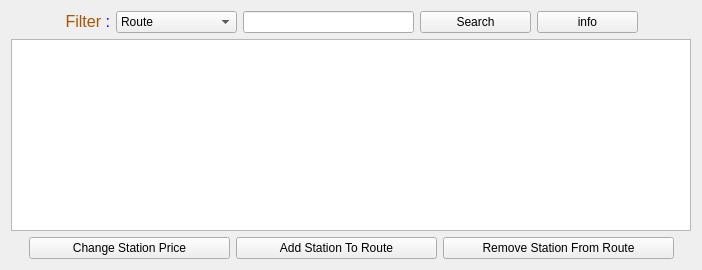
              <widget class="QWidget" name="route_stations_2">
               <attribute name="title">
                <string>Route Stations</string>
               </attribute>
               <layout class="QGridLayout" name="gridLayout_66">
                <item row="0" column="0">
                 <layout class="QGridLayout" name="gridLayout_67">
                  <item row="0" column="0">
                   <layout class="QHBoxLayout" name="horizontalLayout_52">
                    <item>
                     <spacer name="horizontalSpacer_129">
                      <property name="orientation">
                       <enum>Qt::Horizontal</enum>
                      </property>
                      <property name="sizeHint" stdset="0">
                       <size>
                        <width>18</width>
                        <height>20</height>
                       </size>
                      </property>
                     </spacer>
                    </item>
                    <item>
                     <widget class="QLabel" name="label_149">
                      <property name="minimumSize">
                       <size>
                        <width>0</width>
                        <height>21</height>
                       </size>
                      </property>
                      <property name="text">
                       <string>&lt;html&gt;&lt;head/&gt;&lt;body&gt;&lt;p align=&quot;right&quot;&gt;&lt;span style=&quot; font-size:12pt; color:#aa5500;&quot;&gt;Filter &lt;/span&gt;&lt;span style=&quot; font-size:12pt; color:#0000ff;&quot;&gt;:&lt;/span&gt;&lt;/p&gt;&lt;/body&gt;&lt;/html&gt;</string>
                      </property>
                     </widget>
                    </item>
                    <item>
                     <widget class="QComboBox" name="comboBox_28">
                      <property name="minimumSize">
                       <size>
                        <width>121</width>
                        <height>0</height>
                       </size>
                      </property>
                      <property name="maximumSize">
                       <size>
                        <width>121</width>
                        <height>16777215</height>
                       </size>
                      </property>
                      <item>
                       <property name="text">
                        <string>Route</string>
                       </property>
                      </item>
                      <item>
                       <property name="text">
                        <string>Station</string>
                       </property>
                      </item>
                      <item>
                       <property name="text">
                        <string/>
                       </property>
                      </item>
                     </widget>
                    </item>
                    <item>
                     <widget class="QLineEdit" name="lineEdit_28">
                      <property name="minimumSize">
                       <size>
                        <width>171</width>
                        <height>0</height>
                       </size>
                      </property>
                     </widget>
                    </item>
                    <item>
                     <widget class="QPushButton" name="pushButton_111">
                      <property name="minimumSize">
                       <size>
                        <width>111</width>
                        <height>0</height>
                       </size>
                      </property>
                      <property name="text">
                       <string>Search</string>
                      </property>
                      <property name="icon">
                       <iconset theme="edit-find">
                        <normaloff>../../../../../.designer/backup</normaloff>../../../../../.designer/backup</iconset>
                      </property>
                     </widget>
                    </item>
                    <item>
                     <widget class="QPushButton" name="pushButton_112">
                      <property name="minimumSize">
                       <size>
                        <width>101</width>
                        <height>0</height>
                       </size>
                      </property>
                      <property name="text">
                       <string>info</string>
                      </property>
                      <property name="icon">
                       <iconset theme="dialog-information">
                        <normaloff>../../../../../.designer/backup</normaloff>../../../../../.designer/backup</iconset>
                      </property>
                     </widget>
                    </item>
                    <item>
                     <spacer name="horizontalSpacer_130">
                      <property name="orientation">
                       <enum>Qt::Horizontal</enum>
                      </property>
                      <property name="sizeHint" stdset="0">
                       <size>
                        <width>40</width>
                        <height>20</height>
                       </size>
                      </property>
                     </spacer>
                    </item>
                   </layout>
                  </item>
                  <item row="1" column="0">
                   <widget class="QTableWidget" name="tableWidget_30"/>
                  </item>
                  <item row="2" column="0">
                   <layout class="QHBoxLayout" name="horizontalLayout_53">
                    <item>
                     <spacer name="horizontalSpacer_131">
                      <property name="orientation">
                       <enum>Qt::Horizontal</enum>
                      </property>
                      <property name="sizeHint" stdset="0">
                       <size>
                        <width>18</width>
                        <height>20</height>
                       </size>
                      </property>
                     </spacer>
                    </item>
                    <item>
                     <widget class="QPushButton" name="pushButton_114">
                      <property name="minimumSize">
                       <size>
                        <width>201</width>
                        <height>0</height>
                       </size>
                      </property>
                      <property name="text">
                       <string>Change Station Price</string>
                      </property>
                      <property name="icon">
                       <iconset theme="applications-system">
                        <normaloff>../../../../../.designer/backup</normaloff>../../../../../.designer/backup</iconset>
                      </property>
                     </widget>
                    </item>
                    <item>
                     <widget class="QPushButton" name="pushButton_113">
                      <property name="minimumSize">
                       <size>
                        <width>201</width>
                        <height>0</height>
                       </size>
                      </property>
                      <property name="text">
                       <string>Add Station To Route</string>
                      </property>
                      <property name="icon">
                       <iconset theme="list-add">
                        <normaloff>../../../../../.designer/backup</normaloff>../../../../../.designer/backup</iconset>
                      </property>
                     </widget>
                    </item>
                    <item>
                     <widget class="QPushButton" name="pushButton_115">
                      <property name="minimumSize">
                       <size>
                        <width>231</width>
                        <height>0</height>
                       </size>
                      </property>
                      <property name="text">
                       <string>Remove Station From Route</string>
                      </property>
                      <property name="icon">
                       <iconset theme="list-remove">
                        <normaloff>../../../../../.designer/backup</normaloff>../../../../../.designer/backup</iconset>
                      </property>
                     </widget>
                    </item>
                    <item>
                     <spacer name="horizontalSpacer_132">
                      <property name="orientation">
                       <enum>Qt::Horizontal</enum>
                      </property>
                      <property name="sizeHint" stdset="0">
                       <size>
                        <width>17</width>
                        <height>20</height>
                       </size>
                      </property>
                     </spacer>
                    </item>
                   </layout>
                  </item>
                 </layout>
                </item>
               </layout>
              </widget>
